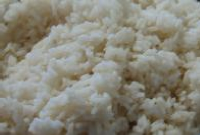
%> input picture results/Input/texture13.png, 200 x 135 px
$ octave strategy_1.m   (GNU Octave 9; MATLAB toolbox functions it lacks are replaced by stand-ins)
%> lines starting %> are read from the running program, lines starting %| are printed output that depends on the picture
### code/quilting/get_patches.m
function patch_list = get_patches(image_path, patch_size, overlap)
    % overlap = floor(patch_size/factor);
    increment = patch_size - overlap;

    im = double(imread(image_path));
    [x,y,z] = size(im);
    num_patches_x = 1+floor((x-patch_size)/(patch_size-overlap));
    num_patches_y = 1+floor((y-patch_size)/(patch_size-overlap));
    total_patches = num_patches_x * num_patches_y;
    patch_list = zeros(patch_size, patch_size, z, total_patches);

    up = 1;
    down = patch_size;
    iter = 1;
    while down < x
        left = 1;
        right = patch_size;
        while right < y
            cur_patch = im(up:down, left:right, :);
            left = left + increment;
            right = right + increment;
            patch_list(:,:,:,iter) = cur_patch;
            iter = iter + 1;
        end
        up = up + increment;
        down = down + increment;
    end
end

### code/quilting/strategy_1.m
image_path = "../../results/Input/texture13.png";
color_channels = size(imread(image_path),3);
%> color_channels = 3
patch_size = 60;
factor = 6;
output_x = 360;
output_y = 360;

output_im = zeros(output_x,output_y,color_channels);
%> output_im: size 360x360x3 double; every value is 0
num_patches_x = floor(output_x/patch_size);
num_patches_y = floor(output_y/patch_size);
total_patches = num_patches_x*num_patches_y;

patch_list = get_patches(image_path, patch_size, factor);
%> after the loop in get_patches, `while down < x`: iter = 7
available_patches = size(patch_list, 4);
%> available_patches = 6
rng(0,"twister");
sequence = randi([1 available_patches],1,total_patches);

for i=1:num_patches_x
    for j=1:num_patches_y
        index = sequence(num_patches_y*(i-1) + j);
        cur_patch = patch_list(:,:,:,index);
        left = 1 + (j-1)*patch_size;
        right = j*patch_size;
        up = 1 + (i-1)*patch_size;
        down = i*patch_size;
        output_im(up:down,left:right,:) = cur_patch;
    end
end
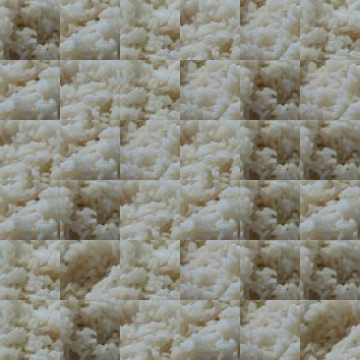
%> output_im: size 360x360x3 double; mean R, G, B 141.7, 140.3, 128.5

imwrite(output_im/255, '../../results/Quilting/1/output13.png');

$ run again, with results/Input/texture1.png copied over results/Input/texture13.png
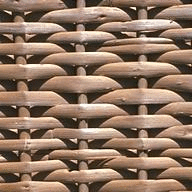
%> input picture results/Input/texture1.png, 192 x 192 px
%> color_channels = 3
%> after the loop in get_patches, `while down < x`: iter = 10
%> after the loop `for i=1:num_patches_x`:
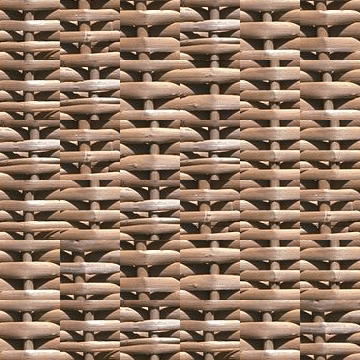
%> output_im: size 360x360x3 double; mean R, G, B 146.7, 120, 100.4

$ run again, with results/Input/texture2.png copied over results/Input/texture13.png
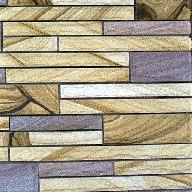
%> input picture results/Input/texture2.png, 192 x 192 px
%> color_channels = 3
%> after the loop in get_patches, `while down < x`: iter = 10
%> after the loop `for i=1:num_patches_x`:
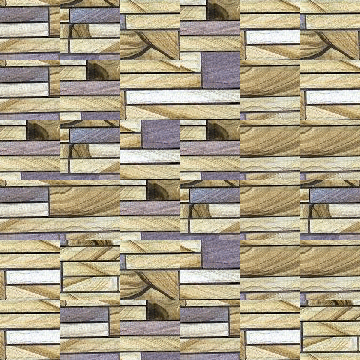
%> output_im: size 360x360x3 double; mean R, G, B 171.2, 160.4, 136.6

$ run again, with results/Input/texture3.png copied over results/Input/texture13.png
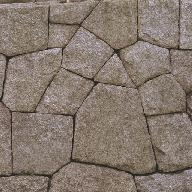
%> input picture results/Input/texture3.png, 192 x 192 px
%> color_channels = 3
%> after the loop in get_patches, `while down < x`: iter = 10
%> after the loop `for i=1:num_patches_x`:
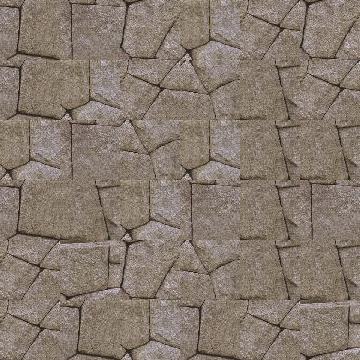
%> output_im: size 360x360x3 double; mean R, G, B 134.9, 121.6, 110.6
